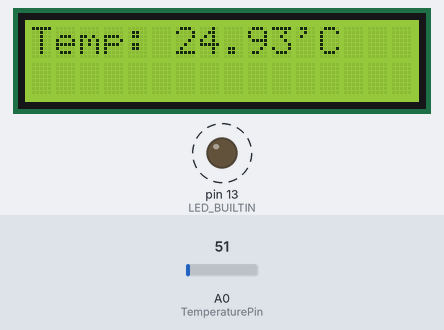
Bench run of a sketch on a simulated Arduino Uno, built with avr-gcc and run on an emulated ATmega328P. Parts: 16×2 character LCD, output pins drawn as LEDs (lit = HIGH). Dashed ring = blinking. The test bench sets the inputs (shaded band); at power-on: A0 (TemperaturePin) = 51. What the sketch prints to the serial monitor is not drawn.

Above: at 1.2 s.
1.3 s: A0 (TemperaturePin) set to 22
At 2.8 s:
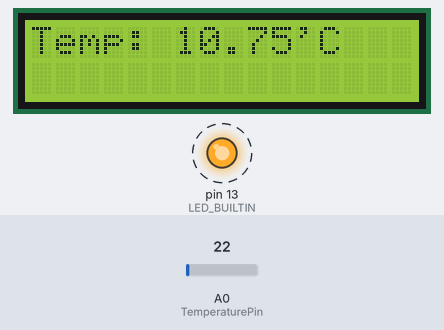
4.5 s: A0 (TemperaturePin) set to 19
At 6.7 s:
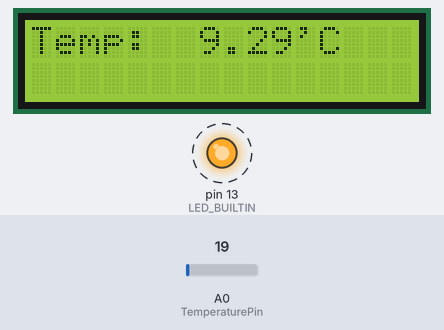
7.5 s: A0 (TemperaturePin) set to 15
At 8.4 s:
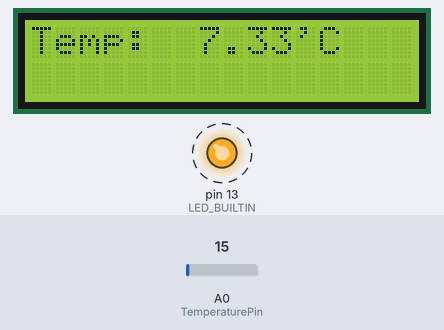
Timing chart, 0 to 16.5 s (numbered marks = the images above; inputs shaded):
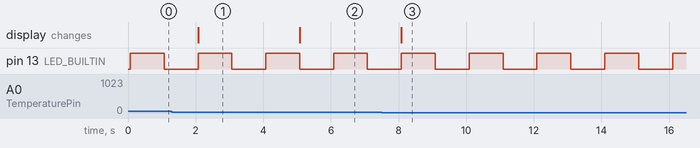

The sketch:

readtemplcd.ino
```cpp
#include <LiquidCrystal.h>
#include <stdio.h>

// ============================================================================
// Temperature resistor LM35
// ============================================================================
// Wiring : GND  -> GND
//          VCC  -> 5V
//          Vout -> A0

const int TemperaturePin = A0;

// ============================================================================
// LCD screen in 4 bit mode
// ============================================================================
// Wiring : VSS -> GND
//          VDD -> 5V
//          V0  -> 10k potentiometer output for brightness control
//          RS  -> Digital 12
//          RW  -> NC
//          E   -> Digital 11
//          D0-3-> NC
//          D4  -> Digital 5
//          D5  -> Digital 4
//          D6  -> Digital 3
//          D7  -> Digital 2
//          A   -> 330 ohm resistor -> 5V
//          K   -> GND

const int LCDRsPin =  12;
const int LCDEPin  =  11;
const int LCD4Pin  =  5;
const int LCD5Pin  =  4;
const int LCD6Pin  =  3;
const int LCD7Pin  =  2;

LiquidCrystal  LCDScreen(LCDRsPin, LCDEPin, LCD4Pin, LCD5Pin, LCD6Pin, LCD7Pin);

// ============================================================================
void setup() {

    // Start serial port at 9600 Baud
    Serial.begin(9600);
    Serial.print("Serial initialized");
    Serial.println();

    // Start LCD
    LCDScreen.begin(16,2);
    LCDScreen.print("hello world");

    // Enable onboard LED output
    pinMode(LED_BUILTIN, OUTPUT);

}

// ============================================================================
void loop() {

    // Counter for blinking led
    static int iter = 0;

    // Buffer to print temperature
    static char TemperatureBuffer [] = "Temp: XX.XX\'C";

    // Output of the ADC (temperature read)
    int AnalogTemp;

    // Value of temperature in Celcius
    float Temperature;

    // ---------------------

    // Read adc pin
    AnalogTemp = analogRead(TemperaturePin);

    // Convert voltage to temp (10 bit adc from 0 to 5 volt by 0.01 volts increments)
    Temperature = float(AnalogTemp)/1023.f * 500;


    // Print float value in buffer
    dtostrf(Temperature, 5, 2, TemperatureBuffer + 6);
    // Remove the '\0' added by dtostrf
    TemperatureBuffer[11] = '\'';


    //Send data on serial port
    Serial.print(TemperatureBuffer);
    Serial.println();

    // Display data on LCD
    LCDScreen.setCursor(0,0);
    LCDScreen.print(TemperatureBuffer);

    // Blink
    ++iter;
    digitalWrite(LED_BUILTIN, iter % 2 ? HIGH : LOW);

    // Wait 1s
    delay(1000);

}
```

Measured:
- after the input at 1.3 s, the display: changes after 0.77 s (image 1)
- after the input at 4.5 s, the display: changes after 0.58 s (image 2)
- after the input at 7.5 s, the display: changes after 0.58 s (image 3)
- by itself, pin 13 (LED_BUILTIN): alternates HIGH for 1.0 s and LOW for 1.0 s
